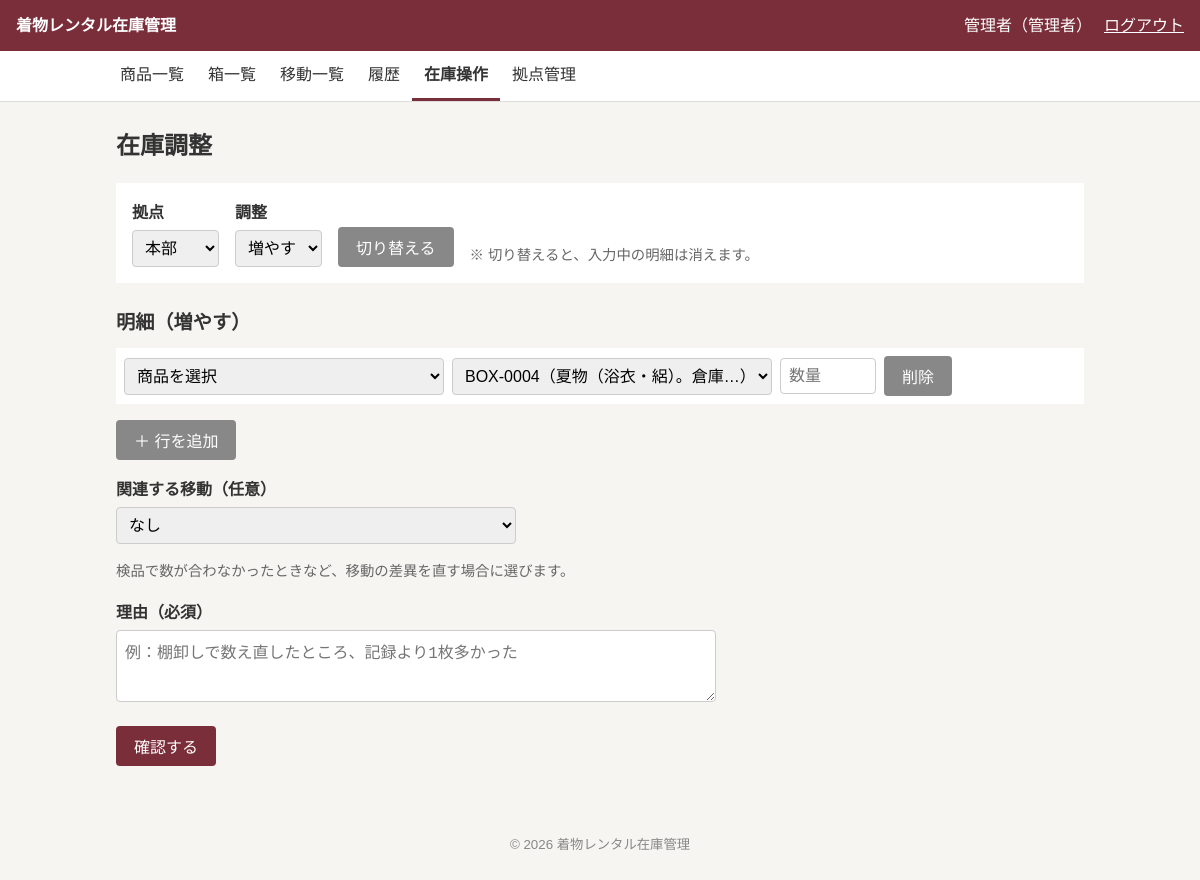
Page /operations/adjustment.php (signed in) on the committed database.
### tables this page shows
CREATE TABLE users (
  id            INT UNSIGNED NOT NULL AUTO_INCREMENT,
  login_id      VARCHAR(50)  NOT NULL,
  password_hash VARCHAR(255) NOT NULL,
  name          VARCHAR(50)  NOT NULL,
  role          ENUM('normal','admin') NOT NULL DEFAULT 'normal',
  location_id   INT UNSIGNED NOT NULL,
  status        ENUM('active','inactive') NOT NULL DEFAULT 'active',
  created_at    DATETIME     NOT NULL DEFAULT CURRENT_TIMESTAMP,
  updated_at    DATETIME     NOT NULL DEFAULT CURRENT_TIMESTAMP ON UPDATE CURRENT_TIMESTAMP,
  PRIMARY KEY (id),
  CONSTRAINT uk_users_login_id    UNIQUE (login_id),
  CONSTRAINT fk_users_location_id FOREIGN KEY (location_id) REFERENCES locations(id) ON DELETE RESTRICT
);

CREATE TABLE locations (
  id         INT UNSIGNED NOT NULL AUTO_INCREMENT,
  name       VARCHAR(50)  NOT NULL,
  note       TEXT         NULL DEFAULT NULL,
  status     ENUM('active','inactive') NOT NULL DEFAULT 'active',
  created_at DATETIME     NOT NULL DEFAULT CURRENT_TIMESTAMP,
  updated_at DATETIME     NOT NULL DEFAULT CURRENT_TIMESTAMP ON UPDATE CURRENT_TIMESTAMP,
  PRIMARY KEY (id),
  CONSTRAINT uk_locations_name UNIQUE (name)
);

### config/app.php (called while the page is built)
<?php
return [
    'debug'    => true,
    'timezone' => 'Asia/Tokyo',
    'app_name' => '着物レンタル在庫管理',
];

### includes/bootstrap.php (called while the page is built, shortened)
<?php
$appConfig = require __DIR__ . '/../config/app.php';
require_once __DIR__ . '/db.php';
require_once __DIR__ . '/functions.php';
require_once __DIR__ . '/auth.php';

### includes/functions.php (called while the page is built, shortened)
<?php
function h(?string $value): string
{
    return htmlspecialchars($value ?? '', ENT_QUOTES, 'UTF-8');
}
function box_code(int $id): string
{
    return sprintf('BOX-%04d', $id);
}
function label_map(): array
{
    return [
        'status'    => ['active' => '利用中', 'inactive' => '停止中'],
        'product_status' => ['active' => '利用中', 'inactive' => '廃番'],
        'role'      => ['normal' => '一般', 'admin' => '管理者'],
        'target'    => ['women' => '女', 'men' => '男', 'children' => '子'],
        'season'    => ['summer' => '夏物', 'winter' => '冬物', 'all_season' => '通年'],
        'box'       => ['active' => '使用中', 'in_transit' => '輸送中', 'retired' => '廃止'],
        'transfer'  => ['in_transit' => '輸送中', 'received' => '受取済', 'cancelled' => '取消済'],
        'operation' => [
            'stock_in'      => '入庫',
            'stock_out'     => '出庫',
            'adjustment'    => '在庫調整',
            'relocation'    => '保管場所変更',
            'item_transfer' => '商品移動',
            'box_transfer'  => '箱ごと移動',
        ],
        'reason' => [
            'purchase' => '新規購入',
            'initial'  => '初期登録',
            'disposal' => '廃棄',
            'sale'     => '売却',
            'lost'     => '紛失',
            'other'    => 'その他',
        ],
    ];
}
function label(string $type, ?string $value): string
{
    return label_map()[$type][$value] ?? '';
}

### includes/auth.php (called while the page is built, shortened)
<?php
function current_user(): ?array
{
    static $checked = false;
    static $user    = null;
    if ($checked) {
        return $user;
    }
    $checked = true;
    $sessionUser = $_SESSION['user'] ?? null;
    $stmt = getDb()->prepare(
        "SELECT id, name, role, location_id FROM users WHERE id = ? AND status = 'active'"
    );
    $stmt->execute([$sessionUser['id']]);
    $row = $stmt->fetch();
    $user = [
        'id'          => (int)$row['id'],
        'name'        => $row['name'],
        'role'        => $row['role'],
        'location_id' => (int)$row['location_id'],
    ];
    return $user;
}
function require_login(): void
{
    if (current_user() === null) {
        redirect('/login.php');
    }
}

### includes/db.php (called while the page is built)
<?php
function getDb(): PDO
{
    static $pdo = null;
    if ($pdo !== null) {
        return $pdo;
    }
    $config = require __DIR__ . '/../config/database.php';
    if (!empty($config['socket'])) {
        $dsn = sprintf(
            'mysql:unix_socket=%s;dbname=%s;charset=%s',
            $config['socket'],
            $config['dbname'],
            $config['charset']
        );
    } else {
        $dsn = sprintf(
            'mysql:host=%s;dbname=%s;charset=%s',
            $config['host'],
            $config['dbname'],
            $config['charset']
        );
    }
    $pdo = new PDO($dsn, $config['user'], $config['password'], [
        PDO::ATTR_ERRMODE            => PDO::ERRMODE_EXCEPTION,
        PDO::ATTR_DEFAULT_FETCH_MODE => PDO::FETCH_ASSOC,
        PDO::ATTR_EMULATE_PREPARES   => false,
    ]);
    $pdo->exec("SET time_zone = '+09:00'");
    return $pdo;
}

### includes/stock.php (called while the page is built, shortened)
<?php
function storage_options(PDO $pdo, int $locationId): array
{
    $stmt = $pdo->prepare(
        "SELECT id, loose_location_id, note FROM boxes
         WHERE location_id = ? AND status = 'active'
         ORDER BY (loose_location_id IS NULL), id"
    );
    $stmt->execute([$locationId]);
    $options = [];
    foreach ($stmt->fetchAll() as $box) {
        if ($box['loose_location_id'] !== null) {
            $options[(int)$box['id']] = '箱なし';
        } else {
            $memo = $box['note'] ? '（' . mb_strimwidth($box['note'], 0, 24, '…') . '）' : '';
            $options[(int)$box['id']] = box_code((int)$box['id']) . $memo;
        }
    }
    return $options;
}

### public/operations/adjustment.php (the view, shortened to what this page needs)
<?php
require_once __DIR__ . '/../../includes/bootstrap.php';
require_once __DIR__ . '/../../includes/stock.php';
require_login();
$pdo  = getDb();
$user = current_user();
$locations     = $pdo->query("SELECT id, name FROM locations WHERE status = 'active' ORDER BY id")->fetchAll();
$locationNames = array_column($locations, 'name', 'id');
$locationId = (int)($_GET['location_id'] ?? $user['location_id']);
$modes = ['increase' => '増やす', 'decrease' => '減らす'];
$mode  = $_GET['mode'] ?? 'increase';
$isIncrease = $mode === 'increase';
if ($isIncrease) {
    $products   = product_options($pdo);
    $storages   = storage_options($pdo, $locationId);
    $looseBoxId = array_key_first($storages);
} else {
    $stockOptions = stock_options($pdo, $locationId);
}
$relatedOptions = [];
$startRelatedId = (int)($_GET['related_operation_id'] ?? 0);
$emptyLine = $isIncrease
    ? ['product_id' => '', 'box_id' => (string)$looseBoxId, 'qty' => '']
    : ['stock_key' => '', 'qty' => ''];
$commitError = '';
$showConfirm = false;
if ($_SERVER['REQUEST_METHOD'] !== 'POST') {
    $input = ['lines' => [$emptyLine], 'note' => '', 'related_operation_id' => isset($relatedOptions[$startRelatedId]) ? (string)$startRelatedId : '',];
}
$isOtherLocation = $locationId !== $user['location_id'];
$pageTitle = '在庫調整';
require __DIR__ . '/../../includes/layout/header.php';
?>
<?php if ($showConfirm): ?>
    <?php if ($commitError !== ''): ?>
        <p class="flash flash-error"><?= h($commitError) ?></p>
    <?php endif; ?>
    <?php if ($isOtherLocation): ?>
        <p class="warning-box">
            所属拠点（<?= h($locationNames[$user['location_id']] ?? '') ?>）以外の拠点
            （<?= h($locationNames[$locationId]) ?>）の在庫を調整します。拠点が正しいか確認してください。
        </p>
    <?php endif; ?>
    <p>次の内容で在庫を<strong><?= h($modes[$mode]) ?></strong>調整をします。よろしいですか？</p>
    <div class="table-wrap">
        <table class="detail-table">
            <tr>
                <th>拠点</th>
                <td><?= h($locationNames[$locationId]) ?></td>
            </tr>
            <tr>
                <th>調整</th>
                <td><?= h($modes[$mode]) ?></td>
            </tr>
            <tr>
                <th>理由</th>
                <td><?= nl2br(h($input['note'])) ?></td>
            </tr>
        </table>
    </div>
    <div class="table-wrap">
        <table>
            <tr>
                <th>保管場所 / 商品</th>
                <th><?= $isIncrease ? '増やす数' : '減らす数' ?></th>
            </tr>
            <?php foreach ($input['lines'] as $line): ?>
                <tr>
                    <td><?= h(line_name($line, $isIncrease, $products ?? [], $stockOptions ?? [], $storages ?? [])) ?></td>
                    <td class="num"><?= h($line['qty']) ?></td>
                </tr>
            <?php endforeach; ?>
        </table>
    </div>
    <form method="post" class="button-row">
        <?= csrf_field() ?>
        <button type="submit" name="step" value="back" class="button-secondary">入力に戻る</button>
        <button type="submit" name="step" value="commit">調整する</button>
    </form>
<?php else: ?>
    <form method="get" class="search-form">
        <div class="form-row">
            <label for="location_id">拠点</label>
            <select id="location_id" name="location_id">
                <?php foreach ($locations as $location): ?>
                    <option value="<?= h((string)$location['id']) ?>"
                        <?= $locationId === (int)$location['id'] ? 'selected' : '' ?>>
                        <?= h($location['name']) ?>
                    </option>
                <?php endforeach; ?>
            </select>
        </div>
        <div class="form-row">
            <label for="mode">調整</label>
            <select id="mode" name="mode">
                <?php foreach ($modes as $value => $text): ?>
                    <option value="<?= h($value) ?>" <?= $mode === $value ? 'selected' : '' ?>><?= h($text) ?></option>
                <?php endforeach; ?>
            </select>
        </div>
        <button type="submit" class="button-secondary">切り替える</button>
        <span class="note">※ 切り替えると、入力中の明細は消えます。</span>
    </form>
    <?php if (!$isIncrease && empty($stockOptions)): ?>
        <p>この拠点には、減らせる在庫がありません。</p>
    <?php else: ?>
        <form method="post" novalidate>
            <h2>明細（<?= h($modes[$mode]) ?>）</h2>
            <div id="lines">
                <?php foreach ($input['lines'] as $i => $line): ?>
                    <div class="line-row">
                        <?php if ($isIncrease): ?>
                            <select name="product_id[]">
                                <option value="">商品を選択</option>
                            </select>
                            <select name="box_id[]">
                                <?php foreach ($storages as $id => $text): ?>
                                    <option value="<?= h((string)$id) ?>" <?= (string)$id === $line['box_id'] ? 'selected' : '' ?>><?= h($text) ?></option>
                                <?php endforeach; ?>
                            </select>
                        <?php endif; ?>
                        <input type="number" inputmode="numeric" name="qty[]" min="1" <?= $isIncrease ? 'max="9999"' : '' ?>
                            value="<?= h($line['qty']) ?>" placeholder="数量">
                        <button type="button" class="button-secondary remove-line">削除</button>
                    </div>
                <?php endforeach; ?>
            </div>
            <p><button type="button" id="add-line" class="button-secondary">＋ 行を追加</button></p>
            <div class="form-row">
                <label for="related_operation_id">関連する移動（任意）</label>
                <select id="related_operation_id" name="related_operation_id">
                    <option value="">なし</option>
                </select>
                <p class="note">検品で数が合わなかったときなど、移動の差異を直す場合に選びます。</p>
            </div>
            <div class="form-row">
                <label for="note">理由（必須）</label>
                <textarea id="note" name="note" rows="3" placeholder="例：棚卸しで数え直したところ、記録より1枚多かった"><?= h($input['note']) ?></textarea>
            </div>
            <p class="button-row">
                <button type="submit" name="step" value="confirm">確認する</button>
            </p>
        </form>
    <?php endif; ?>
<?php endif; ?>
<?php require __DIR__ . '/../../includes/layout/footer.php'; ?>

### includes/layout/header.php (shortened to what this page needs)
<?php
$user = current_user();
?>
<!DOCTYPE html>
<html lang="ja">
<head>
    <link rel="stylesheet" href="/assets/css/style.css">
</head>
<body>
    <header class="site-header">
        <a class="site-title" href="/dashboard.php"><?= h($appConfig['app_name']) ?></a>
        <?php if ($user !== null): ?>
            <div class="user-info">
                <span><?= h($user['name']) ?>（<?= h(label('role', $user['role'])) ?>）</span>
                <form method="post" action="/logout.php">
                    <button type="submit" class="button-link">ログアウト</button>
                </form>
            </div>
        <?php endif; ?>
    </header>
    <?php if ($user !== null): ?>
        <?php require __DIR__ . '/nav.php'; ?>
    <?php endif; ?>
    <main class="container">
        <h1><?= h($pageTitle ?? '') ?></h1>

### public/assets/css/style.css (style rules this page uses)
* { box-sizing: border-box; }
body { margin: 0; font-family: "Hiragino Sans", "Noto Sans JP", "Yu Gothic", sans-serif; font-size: 16px; line-height: 1.7; color: #333; background: #f6f5f2; }
a { color: #7a2e3a; }
.container { max-width: 1000px; margin: 0 auto; padding: 24px 16px; }
h1 { font-size: 1.5rem; margin: 0 0 16px; }
h2 { font-size: 1.2rem; margin: 24px 0 8px; }
.site-header { display: flex; justify-content: space-between; align-items: center; flex-wrap: wrap; gap: 8px; padding: 12px 16px; background: #7a2e3a; color: #fff; }
.site-title { color: #fff; font-weight: bold; text-decoration: none; }
.user-info { display: flex; align-items: center; gap: 12px; }
.user-info form { margin: 0; }
.note { font-size: 0.9rem; color: #666; }
label { display: block; margin-bottom: 4px; font-weight: bold; }
input, select, textarea { width: 100%; max-width: 400px; padding: 8px; font-size: 1rem; border: 1px solid #ccc; border-radius: 4px; }
textarea { max-width: 600px; }
.form-row { margin-bottom: 16px; }
.search-form { display: flex; flex-wrap: wrap; align-items: flex-end; gap: 8px 16px; margin-bottom: 16px; padding: 16px; background: #fff; }
.search-form .form-row { margin-bottom: 0; }
.search-form input[type="text"], .search-form select, .search-form input[type="checkbox"] { width: auto; }
.line-row { display: flex; flex-wrap: wrap; align-items: center; gap: 8px; margin-bottom: 8px; padding: 8px; background: #fff; }
.line-row select { max-width: 320px; }
.line-row input[type="number"] { width: 6em; }
button, .button { display: inline-block; padding: 8px 18px; font-size: 1rem; color: #fff; background: #7a2e3a; border: none; border-radius: 4px; cursor: pointer; text-decoration: none; }
.button-secondary { background: #888; }
.button-link { padding: 0; color: inherit; background: none; text-decoration: underline; }
.button-row { display: flex; flex-wrap: wrap; gap: 8px; }

### rows in the picture
users: name "管理者", role "管理者", location_id "本部"

### other values in the picture
$appConfig['app_name'] "着物レンタル在庫管理"
$navLabel "商品一覧"
$navLabel "箱一覧"
$navLabel "移動一覧"
$navLabel "履歴"
$navLabel "在庫操作"
$navLabel "拠点管理"
$pageTitle "在庫調整"
$modes[$mode] "増やす"
form field mode "増やす"
form field value "BOX-0004（夏物（浴衣・絽）。倉庫…）"
